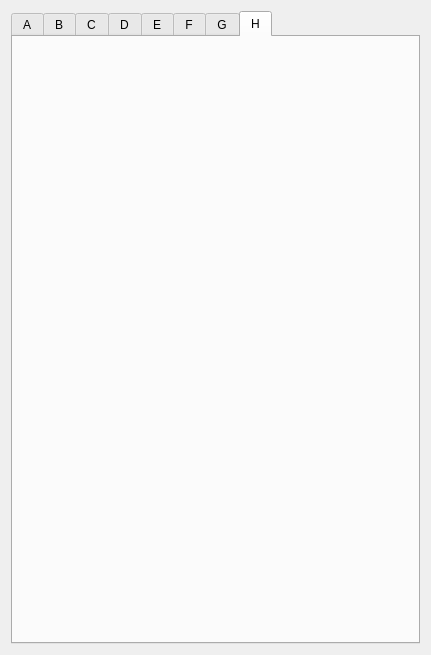
<?xml version="1.0" encoding="UTF-8"?>
<ui version="4.0">
 <class>EFrame</class>
 <widget class="QEFrame" name="EFrame">
  <property name="geometry">
   <rect>
    <x>0</x>
    <y>0</y>
    <width>431</width>
    <height>655</height>
   </rect>
  </property>
  <property name="windowTitle">
   <string>Motor extra settings</string>
  </property>
  <layout class="QVBoxLayout" name="verticalLayout">
   <item>
    <widget class="QTabWidget" name="tabWidget">
     <property name="currentIndex">
      <number>7</number>
     </property>
     <widget class="QWidget" name="tab">
      <attribute name="title">
       <string>A</string>
      </attribute>
      <layout class="QVBoxLayout" name="verticalLayout_3">
       <item>
        <widget class="QEForm" name="qeform">
         <property name="uiFile" stdset="0">
          <string>galil_motor_extras.ui</string>
         </property>
         <property name="variableSubstitutions" stdset="0">
          <string>M=$(M1)</string>
         </property>
        </widget>
       </item>
      </layout>
     </widget>
     <widget class="QWidget" name="tab_2">
      <attribute name="title">
       <string>B</string>
      </attribute>
      <layout class="QVBoxLayout" name="verticalLayout_2">
       <item>
        <widget class="QEForm" name="qeform_2">
         <property name="uiFile" stdset="0">
          <string>galil_motor_extras.ui</string>
         </property>
         <property name="variableSubstitutions" stdset="0">
          <string>M=$(M2)</string>
         </property>
        </widget>
       </item>
      </layout>
     </widget>
     <widget class="QWidget" name="tab_3">
      <attribute name="title">
       <string>C</string>
      </attribute>
      <layout class="QVBoxLayout" name="verticalLayout_4">
       <item>
        <widget class="QEForm" name="qeform_3">
         <property name="uiFile" stdset="0">
          <string>galil_motor_extras.ui</string>
         </property>
         <property name="variableSubstitutions" stdset="0">
          <string>M=$(M3)</string>
         </property>
        </widget>
       </item>
      </layout>
     </widget>
     <widget class="QWidget" name="tab_4">
      <attribute name="title">
       <string>D</string>
      </attribute>
      <layout class="QVBoxLayout" name="verticalLayout_5">
       <item>
        <widget class="QEForm" name="qeform_4">
         <property name="uiFile" stdset="0">
          <string>galil_motor_extras.ui</string>
         </property>
         <property name="variableSubstitutions" stdset="0">
          <string>M=$(M4)</string>
         </property>
        </widget>
       </item>
      </layout>
     </widget>
     <widget class="QWidget" name="tab_5">
      <attribute name="title">
       <string>E</string>
      </attribute>
      <layout class="QVBoxLayout" name="verticalLayout_6">
       <item>
        <widget class="QEForm" name="qeform_5">
         <property name="uiFile" stdset="0">
          <string>galil_motor_extras.ui</string>
         </property>
         <property name="variableSubstitutions" stdset="0">
          <string>M=$(M5)</string>
         </property>
        </widget>
       </item>
      </layout>
     </widget>
     <widget class="QWidget" name="tab_6">
      <attribute name="title">
       <string>F</string>
      </attribute>
      <layout class="QVBoxLayout" name="verticalLayout_7">
       <item>
        <widget class="QEForm" name="qeform_6">
         <property name="uiFile" stdset="0">
          <string>galil_motor_extras.ui</string>
         </property>
         <property name="variableSubstitutions" stdset="0">
          <string>M=$(M6)</string>
         </property>
        </widget>
       </item>
      </layout>
     </widget>
     <widget class="QWidget" name="tab_7">
      <attribute name="title">
       <string>G</string>
      </attribute>
      <layout class="QVBoxLayout" name="verticalLayout_8">
       <item>
        <widget class="QEForm" name="qeform_7">
         <property name="uiFile" stdset="0">
          <string>galil_motor_extras.ui</string>
         </property>
         <property name="variableSubstitutions" stdset="0">
          <string>M=$(M7)</string>
         </property>
        </widget>
       </item>
      </layout>
     </widget>
     <widget class="QWidget" name="tab_8">
      <attribute name="title">
       <string>H</string>
      </attribute>
      <layout class="QVBoxLayout" name="verticalLayout_9">
       <item>
        <widget class="QEForm" name="qeform_8">
         <property name="uiFile" stdset="0">
          <string>galil_motor_extras.ui</string>
         </property>
         <property name="variableSubstitutions" stdset="0">
          <string>M=$(M8)</string>
         </property>
        </widget>
       </item>
      </layout>
     </widget>
    </widget>
   </item>
  </layout>
 </widget>
 <customwidgets>
  <customwidget>
   <class>QEForm</class>
   <extends>QWidget</extends>
   <header>QEForm.h</header>
  </customwidget>
  <customwidget>
   <class>QEFrame</class>
   <extends>QFrame</extends>
   <header>QEFrame.h</header>
   <container>1</container>
  </customwidget>
 </customwidgets>
 <resources/>
 <connections/>
</ui>
